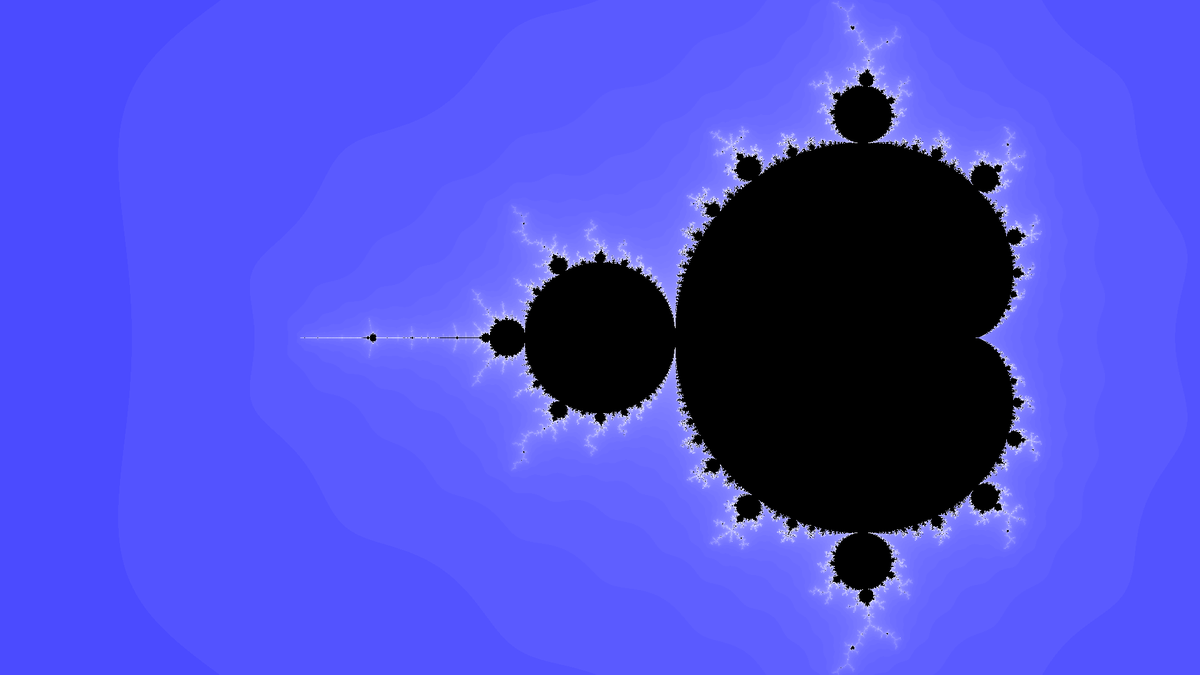
Frame 1 (no input)
Frame 2 (the mouse pressed at the canvas centre, redrawn once): identical to frame 1, image omitted

The p5.js sketch that drew this single still picture (run headless with seeded random() and noise() and a simulated clock; the mouse was pressed at the canvas centre and the sketch redrawn once):

// p5.js sketch
// ── sketch.js
//#* ************************************************************************** *#
//#*                                                                            *#
//#*                            \\             #`#``                            *#
//#*                            ~\o o_       0 0\                               *#
//#*                            # \__)      (u  ); _  _                         *#
//#*                     # \# \#  #           \  \# \# \                        *#
//#*                    #(   . . )            (         )\                      *#
//#*                   #  \_____#              \_______#  \                     *#
//#*                       []  []               [[] [[]    *.                   *#
//#*                       []] []]              [[] [[]                         *#
//#*                                                                            *#
//#* ****************************************************************** .js *** *#

function setup() {
	createCanvas(1920, 1080)
	pixelDensity(1)
	noLoop()
}

function draw() {

	background(0)

	const	w = 4
	const	h = w * height / width
	const	xmin = -w / 2
	const	ymin = -h / 2

	loadPixels()

	const	maxiterations = 100
	const	xmax = xmin + w
	const	ymax = ymin + h
	const	dx = (xmax - xmin) / width
	const	dy = (ymax - ymin) / height

	let	y = ymin
	let	j = -1
	while (++j < height) {
		let	x = xmin - 1
		let	i = -1
    		while (++i < width) {
			let	a = x
			let	b = y
			let	n = 0
			while (n < maxiterations) {
				const	aa = a * a
				const	bb = b * b
				const	twoab = 2.0 * a * b
				a = aa - bb + x
				b = twoab + y
				if (dist(aa, bb, 0, 0) > 16) {
          				break
				}
				n++
			}
			const	pix = (i + j * width) * 4
			const	norm = map(n, 0, maxiterations, 0, 1)
			let	brightness = map(sqrt(norm), 0, 1, 0, 255)
			if (n == maxiterations) {
				brightness = 0
			} else {
				pixels[pix + 0] = brightness
				pixels[pix + 1] = brightness
				pixels[pix + 2] = 255
				pixels[pix + 3] = 200
			}
			x += dx
		}
		y += dy
	}
	updatePixels()
}
